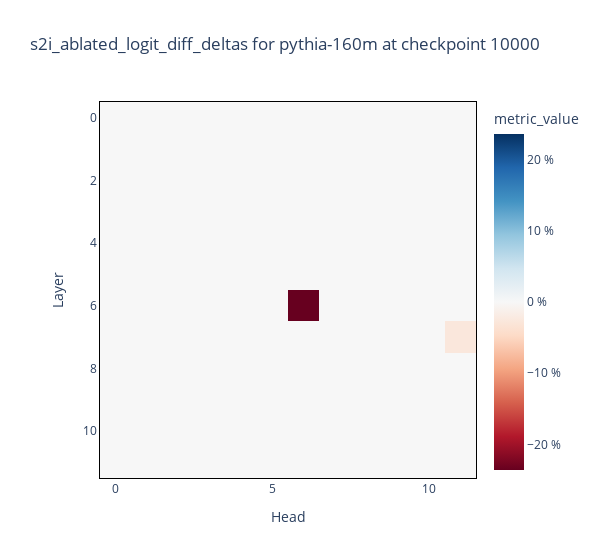

Write notebook code for a chart like this one.
### Code cell
imshow_p(
        component_scores['s2i_scores']['s2i_ablated_logit_diff_deltas']['token_same_pos_oppo'] * 100, 
        title=f's2i_ablated_logit_diff_deltas for {MODEL_SHORTNAME} at checkpoint {checkpoint}',
        labels={"x": "Head", "y": "Layer", "color": "metric_value"},
        border=True,
        coloraxis=dict(colorbar_ticksuffix=" %"),
        width=600,
        margin={"r": 100, "l": 100}
        )

### Figure 1 — Plotly figure (JSON) as saved in the notebook; plotly's stock layout.template omitted (floating-point values rounded to 4 significant figures; data arrays with more than 128 entries replaced by an {"elided": "..."} marker saying what was removed)
{"data": [{"coloraxis": "coloraxis", "hovertemplate": "Head: %{x}<br>Layer: %{y}<br>metric_value: %{z}<extra></extra>", "name": "0", "type": "heatmap", "xaxis": "x", "yaxis": "y", "z": {"elided": "12x12 float values"}}], "layout": {"coloraxis": {"cmid": 0, "colorbar": {"ticksuffix": " %", "title": {"text": "metric_value"}}, "colorscale": [[0, "rgb(103,0,31)"], [0.1, "rgb(178,24,43)"], [0.2, "rgb(214,96,77)"], [0.3, "rgb(244,165,130)"], [0.4, "rgb(253,219,199)"], [0.5, "rgb(247,247,247)"], [0.6, "rgb(209,229,240)"], [0.7, "rgb(146,197,222)"], [0.8, "rgb(67,147,195)"], [0.9, "rgb(33,102,172)"], [1, "rgb(5,48,97)"]]}, "margin": {"l": 100, "r": 100}, "title": {"text": "s2i_ablated_logit_diff_deltas for pythia-160m at checkpoint 10000"}, "width": 600, "xaxis": {"anchor": "y", "constrain": "domain", "domain": [0, 1], "linecolor": "black", "linewidth": 1, "mirror": true, "scaleanchor": "y", "showline": true, "title": {"text": "Head"}}, "yaxis": {"anchor": "x", "autorange": "reversed", "constrain": "domain", "domain": [0, 1], "linecolor": "black", "linewidth": 1, "mirror": true, "showline": true, "title": {"text": "Layer"}}}}
